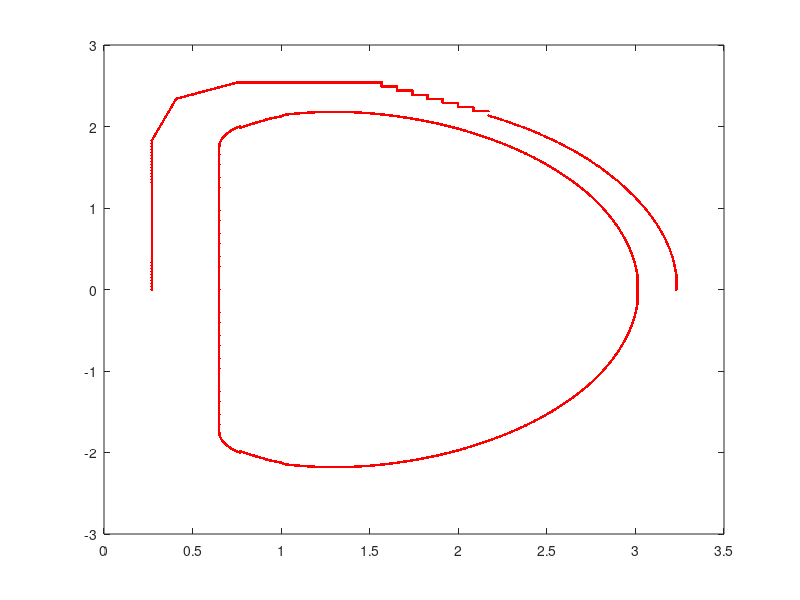

Here is the MATLAB script that generated this plot:
function  [TXX0,TYY0,TXX1,TYY1,TXX2,TYY2]= GetTFParameter(varargin)
% GETTFPARAMETER the short description(H1 line help)
% SYNTAX
% [output] = GETTFPARAMETER(A)
%
% option=1 means the item is necessary, option=0 means the item is optional
% INPUT PARAMETERS
% option  VarName             DataType           Meaning
% 0       num                 int=100            the number of elements
% 0       bHalf               int=0,1            1=only half,0=both 
%
% OUTPUT PARAMETERS
% option    VarName             DataType        Meaning   
% 0         TXX0               double array      outline x coordinates
% 0         TYY0               double array      outline y coordinates
% 0         TXX1               double array      outer x coordinates
% 0         TYY1               double array      outer y coordinates
% 0         TXX2                double array     inner x coordinates
% 0         TYY2               double array      inner y coordinates
% DESCRIPTION
% Exhaustive and long description of functionality of GetTFParameter.
%
% Examples:
% description of example for GetTFParameter
% >> [output] = GetTFParameter(A);
%
% See also:
% ALSO1, ALSO2
%
% References:
% [1] A. Einstein, Die Grundlage der allgemeinen Relativitaetstheorie,
%     Annalen der Physik 49, 769-822 (1916).
% Author: Dr. Xianming SONG
% Email: songxm@swip.ac.cn
% Copyright (c) %Southwestern Institute of Physic, PO. Box 432#, Chengdu, China. 1966-2013
% All Rights Reserved.
% $Revision: 1.0$ Created on: 31-Aug-2013 13:26:10

if nargin==0
    num=100;
    bHalf=0; %only half is got
elseif nargin==1
    if ~isempty(varargin{1}) && isnumeric(varargin{1})
        num=varargin{1};
    else
        num=100;
    end
    bHalf=0;
elseif nargin==2
    if ~isempty(varargin{1}) && isnumeric(varargin{1})
        num=varargin{1};
    else
        num=100;
    end
    if ~isempty(varargin{2}) && isnumeric(varargin{2})
        bHalf=varargin{2};
    else
        bHalf=0;
    end
end

debug=1; %for debug use

if debug
    close all
    hfig=figure('NumberTitle','off','Name','TFparameter','Tag','TF');
    figure(hfig);
    scrsz = get(0,'ScreenSize');
    set(hfig,'Units','pixels')
    set(hfig,'Position',[scrsz(1) scrsz(2)+100 scrsz(3)/2.0 scrsz(4)/1.2])
end


%TF coil parameter without stainless steel shell
%    20*7, toroidal direction 7 coils, 20 sets


% all data in meter
dX=0.38;% straight width in meter
Xbase=0.65; %straight segment inner edge position for base

index=1:num;
%outer
%from straight segment clockwise
TXX=[];
TYY=[];

%outer straight segment
TXX=[TXX Xbase-dX];
TXX=linspace(TXX, TXX,num);

TCY0=3.6580/2; %outer straight segment half height
TYY=linspace(0, TCY0,num);
    
    
%%
if debug
    plot(TXX, TYY,'.r');
end
%arc one over
%%
 

%%
%first oblique line
% oblique line with 530.08mm long, tilting 164.91(74.91 --15.09) degree
LengthOblique=0.53008;  % the length of oblique line
AngleOblique=74.91*pi/180; % the angle of oblique line
XStart=TXX(end);   %x for the start point of the line
YStart=TYY(end);%y for the start point of the line
XEnd=XStart+LengthOblique*cos(AngleOblique);   %x for the end point of the arc
YEnd=YStart+LengthOblique*sin(AngleOblique);    %y for the end point of the arc


TXX=[TXX linspace(XStart,XEnd,num)];
TYY=[TYY linspace(YStart,YEnd,num)];


%first oblique line  over
%%  



%%
%second oblique line
% oblique line with 398.39mm long, tilting 135.09(in 30) degree
LengthOblique=0.39839;  % the length of oblique line
AngleOblique=30*pi/180; % the angle of oblique line
XStart=TXX(end);   %x for the start point of the line
YStart=TYY(end);%y for the start point of the line
XEnd=XStart+LengthOblique*cos(AngleOblique);   %x for the end point of the arc
YEnd=YStart+LengthOblique*sin(AngleOblique);    %y for the end point of the arc

TXX=[TXX linspace(XStart,XEnd,num)];
TYY=[TYY linspace(YStart,YEnd,num)];
%second oblique line  over
%%  

if debug
    plot(TXX, TYY,'.r');
end


    
%%
% horizontal line 
%x=753 stop
% 1420+148-753=815 mm

LengthOblique=0.815;  % the length of horizontal line
AngleOblique=0*pi/180; % the angle of horizontal line
XStart=TXX(end);   %x for the start point of the line
YStart=TYY(end);%y for the start point of the line
XEnd=XStart+LengthOblique*cos(AngleOblique);   %x for the end point of the arc
YEnd=YStart+LengthOblique*sin(AngleOblique);    %y for the end point of the arc


TXX=[TXX linspace(XStart,XEnd,num)];
TYY=[TYY linspace(YStart,YEnd,num)];

% horizontal line over
%%    
 
if debug
    plot(TXX, TYY,'.r');
end


%%
%sawtooth area
for i=1:7
    % sawtooth area with vertical line
    LengthOblique=0.050;  % the length of vertical line
    AngleOblique=-90*pi/180; % the angle of vertical line
    XStart=TXX(end);   %x for the start point of the line
    YStart=TYY(end);%y for the start point of the line
    XEnd=XStart+LengthOblique*cos(AngleOblique);   %x for the end point of the arc
    YEnd=YStart+LengthOblique*sin(AngleOblique);    %y for the end point of the arc
    
    
    TXX=[TXX linspace(XStart,XEnd,num)];
    TYY=[TYY linspace(YStart,YEnd,num)];
    
    % vertical line over
    
    % sawtooth area with horizontal line
    LengthOblique=0.086;  % the length of horizontal line
    AngleOblique=0*pi/180; % the angle of horizontal line
    XStart=TXX(end);   %x for the start point of the line
    YStart=TYY(end);%y for the start point of the line
    XEnd=XStart+LengthOblique*cos(AngleOblique);   %x for the end point of the arc
    YEnd=YStart+LengthOblique*sin(AngleOblique);    %y for the end point of the arc
    
    
    TXX=[TXX linspace(XStart,XEnd,num)];
    TYY=[TYY linspace(YStart,YEnd,num)];
    
    
      % horizontal line over
end
%sawtooth area over
%%    


if debug
    plot(TXX, TYY,'.r');
end


%%
%the oblique line between sawtooth and arc in outer outline
% oblique line with 398.39mm long, tilting 135.09(in 30) degree
% LengthOblique=0.39839;  % the length of oblique line
% AngleOblique=30*pi/180; % the angle of oblique line
% XStart=TXX(end);   %x for the start point of the line
% YStart=TYY(end);%y for the start point of the line
% XEnd=XStart+LengthOblique*cos(AngleOblique);   %x for the end point of the arc
% YEnd=YStart+LengthOblique*sin(AngleOblique);    %y for the end point of the arc
% 
% TXX=[TXX linspace(XStart,XEnd,num)];
% TYY=[TYY linspace(YStart,YEnd,num)];
%second oblique line  over
%%  




%%
%arc K, first outer arc
TR=2.13859;   % outer radius of the circle
TCX=0.999238;  % x for center of the circle
TCY=0.344733; % y for center of the circle

XStart=TXX(end);   %x for the start point of the arc
YStart=TYY(end);%y for the start point of the arc

XEnd=2.808929;   %x for the end point of the arc
YEnd=1.484295;    %y for the end point of the arc

%clockwise,angle is monotonically going down
theta1=acos((XStart-TCX)/TR);
theta2=acos((XEnd-TCX)/TR);
theta=linspace(theta1,theta2,num); %0 to 1 %clockwise theta <0

TXX=[TXX TCX+TR*cos(theta)];
TYY=[TYY TCY+TR*sin(theta)];

d1=sqrt((XStart-TCX)^2+(YStart-TCY)^2);
d2=sqrt((XEnd-TCX)^2+(YEnd-TCY)^2);

%arc K, first outer arc
%%
if debug
    plot(TXX, TYY,'.r');
end

%%
%arc J, second outer arc
TR=2.743042;   % outer radius of the circle
TCX=0.492074;  % x for center of the circle
TCY=0.015805; % y for center of the circle

XStart=TXX(end);   %x for the start point of the arc
YStart=TYY(end);%y for the start point of the arc

XEnd=3.230;   %x for the end point of the arc
YEnd=0.18326;    %y for the end point of the arc

%clockwise,angle is monotonically going down
theta1=acos((XStart-TCX)/TR);
theta2=acos((XEnd-TCX)/TR);
theta=linspace(theta1,theta2,num); %0 to 1 %clockwise theta <0

TXX=[TXX TCX+TR*cos(theta)];
TYY=[TYY TCY+TR*sin(theta)];

d1=sqrt((XStart-TCX)^2+(YStart-TCY)^2);
d2=sqrt((XEnd-TCX)^2+(YEnd-TCY)^2);

%arc J, second outer arc
%%
if debug
    plot(TXX, TYY,'.r');
end
 

%%
%vertical line on equatorial plane
LengthOblique=0.36652/2;  % the length of vertical line
AngleOblique=-90*pi/180; % the angle of vertical line
XStart=TXX(end);   %x for the start point of the line
YStart=TYY(end);%y for the start point of the line
XEnd=XStart+LengthOblique*cos(AngleOblique);   %x for the end point of the arc
YEnd=0;%YStart+LengthOblique*sin(AngleOblique);    %y for the end point of the arc


TXX=[TXX linspace(XStart,XEnd,num)];
TYY=[TYY linspace(YStart,YEnd,num)];
%%

if debug
    plot(TXX, TYY,'.r');
end



%lower outer half
% bHalf=0;
if bHalf==0
    TXX=[TXX fliplr(TXX)];
    TYY=[TYY -fliplr(TYY)];
elseif bHalf==1 
elseif bHalf==2 
    TXX=fliplr(TXX);
    TYY=-fliplr(TYY);
end

%save outer arc
TXX0=TXX;
TYY0=TYY;
%%
%%
% 
% plot(TXX,TYY,'m.')
% plot(TXX,TYY,'m.')
% 







%inner

TXX=[];
TYY=[];

%%
%first inner straight line
LengthOblique=3.490/2;  % the length of straight line
AngleOblique=90*pi/180; % the angle of straight line
XStart=Xbase;   %x for the start point of the line
YStart=0;%y for the start point of the line

XEnd=XStart+LengthOblique*cos(AngleOblique);   %x for the end point of the arc
YEnd=YStart+LengthOblique*sin(AngleOblique);    %y for the end point of the arc


TXX=[TXX linspace(XStart,XEnd,num)];
TYY=[TYY linspace(YStart,YEnd,num)];
% inner straight line over
%%



%%
%arc one
TR=0.34058;   % outer radius of the circle
TCX=0.990575;  % x for center of the circle
TCY=1.745; % y for center of the circle

XStart=TXX(end);   %x for the start point of the arc
YStart=TYY(end);%y for the start point of the arc

XEnd=0.768111;   %x for the end point of the arc
YEnd=1.960692;    %y for the end point of the arc

%clockwise,angle is monotonically going down
theta1=acos((XStart-TCX)/TR);
theta2=acos((XEnd-TCX)/TR);
theta=linspace(theta1,theta2,num); %0 to 1 %clockwise theta <0

TXX=[TXX TCX+TR*cos(theta)];
TYY=[TYY TCY+TR*sin(theta)];


%arc one over
%%

%%
%arc two
TR=1.02935;   % outer radius of the circle
TCX=1.406475;  % x for center of the circle
TCY=1.175598; % y for center of the circle

XStart=TXX(end);   %x for the start point of the arc
YStart=TYY(end);%y for the start point of the arc

XEnd=0.914183;   %x for the end point of the arc
YEnd=2.081199;    %y for the end point of the arc

%clockwise,angle is monotonically going down
theta1=acos((XStart-TCX)/TR);
theta2=acos((XEnd-TCX)/TR);
theta=linspace(theta1,theta2,num); %0 to 1 %clockwise theta <0

TXX=[TXX TCX+TR*cos(theta)];
TYY=[TYY TCY+TR*sin(theta)];


%arc two over
%%




%%
%arc three
TR=0.817;   % outer radius of the circle
TCX=1.297483;  % x for center of the circle
TCY=1.363; % y for center of the circle

XStart=TXX(end);   %x for the start point of the arc
YStart=TYY(end);%y for the start point of the arc

XEnd=1.010788;   %x for the end point of the arc
YEnd=2.128046;    %y for the end point of the arc

%clockwise,angle is monotonically going down
theta1=acos((XStart-TCX)/TR);
theta2=acos((XEnd-TCX)/TR);
theta=linspace(theta1,theta2,num); %0 to 1 %clockwise theta <0

TXX=[TXX TCX+TR*cos(theta)];
TYY=[TYY TCY+TR*sin(theta)];


%arc three over
%%

%%
%arc four
TR=1.08517;   % outer radius of the circle
TCX=1.30085;  % x for center of the circle
TCY=1.094832; % y for center of the circle

XStart=TXX(end);   %x for the start point of the arc
YStart=TYY(end);%y for the start point of the arc

XEnd=1.372798;   %x for the end point of the arc
YEnd=2.177618;    %y for the end point of the arc

%clockwise,angle is monotonically going down
theta1=acos((XStart-TCX)/TR);
theta2=acos((XEnd-TCX)/TR);
theta=linspace(theta1,theta2,num); %0 to 1 %clockwise theta <0

TXX=[TXX TCX+TR*cos(theta)];
TYY=[TYY TCY+TR*sin(theta)];

%arc four over
%%


%%
%arc five
TR=1.23347;   % outer radius of the circle
TCX=1.287529;  % x for center of the circle
TCY=0.947134; % y for center of the circle

XStart=TXX(end);   %x for the start point of the arc
YStart=TYY(end);%y for the start point of the arc

XEnd=1.690331;   %x for the end point of the arc
YEnd=2.113905;    %y for the end point of the arc

%clockwise,angle is monotonically going down
theta1=acos((XStart-TCX)/TR);
theta2=acos((XEnd-TCX)/TR);
theta=linspace(theta1,theta2,num); %0 to 1 %clockwise theta <0

TXX=[TXX TCX+TR*cos(theta)];
TYY=[TYY TCY+TR*sin(theta)];


%arc five over
%%

%%
%arc six
TR=1.506649;   % outer radius of the circle
TCX=1.221585;  % x for center of the circle
TCY=0.68203; % y for center of the circle

XStart=TXX(end);   %x for the start point of the arc
YStart=TYY(end);%y for the start point of the arc

XEnd=2.0011;   %x for the end point of the arc
YEnd=1.97135;    %y for the end point of the arc

%clockwise,angle is monotonically going down
theta1=acos((XStart-TCX)/TR);
theta2=acos((XEnd-TCX)/TR);
theta=linspace(theta1,theta2,num); %0 to 1 %clockwise theta <0

TXX=[TXX TCX+TR*cos(theta)];
TYY=[TYY TCY+TR*sin(theta)];


%arc six over
%%




%%
%arc seven
TR=1.885925;   % outer radius of the circle
TCX=1.021584;  % x for center of the circle
TCY=0.359748; % y for center of the circle

XStart=TXX(end);   %x for the start point of the arc
YStart=TYY(end);%y for the start point of the arc

XEnd=2.454113;   %x for the end point of the arc
YEnd=1.586358;    %y for the end point of the arc

%clockwise,angle is monotonically going down
theta1=acos((XStart-TCX)/TR);
theta2=acos((XEnd-TCX)/TR);
theta=linspace(theta1,theta2,num); %0 to 1 %clockwise theta <0

TXX=[TXX TCX+TR*cos(theta)];
TYY=[TYY TCY+TR*sin(theta)];


%arc seven over
%%


%%
%arc eight
TR=2.216596;   % outer radius of the circle
TCX=0.771247;  % x for center of the circle
TCY=0.1437; % y for center of the circle

XStart=TXX(end);   %x for the start point of the arc
YStart=TYY(end);%y for the start point of the arc

XEnd=2.772719;   %x for the end point of the arc
YEnd=1.096282;    %y for the end point of the arc

%clockwise,angle is monotonically going down
theta1=acos((XStart-TCX)/TR);
theta2=acos((XEnd-TCX)/TR);
theta=linspace(theta1,theta2,num); %0 to 1 %clockwise theta <0

TXX=[TXX TCX+TR*cos(theta)];
TYY=[TYY TCY+TR*sin(theta)];

% d1=sqrt((XStart-TCX)^2+(YStart-TCY)^2);
% d2=sqrt((XEnd-TCX)^2+(YEnd-TCY)^2);

%arc eight over
%%


%%
%arc nine
% format long
TR=2.594625;   % outer radius of the circle
TCX=0.421996;  % x for center of the circle
TCY=-0.001981; % y for center of the circle

XStart=TXX(end);   %x for the start point of the arc
YStart=TYY(end);%y for the start point of the arc

XEnd=3.010;   %x for the end point of the arc
YEnd=0.18326;    %y for the end point of the arc

%clockwise,angle is monotonically going down
theta1=acos((XStart-TCX)/TR);
theta2=acos((XEnd-TCX)/TR);
theta=linspace(theta1,theta2,num); %0 to 1 %clockwise theta <0

TXX=[TXX TCX+TR*cos(theta)];
TYY=[TYY TCY+TR*sin(theta)];




% d1=sqrt((XStart-TCX)^2+(YStart-TCY)^2);
% d2=sqrt((XEnd-TCX)^2+(YEnd-TCY)^2);

%arc nine over
%%


%%
%vertical line on equatorial plane
LengthOblique=0.18326;  % the length of oblique line
AngleOblique=-90*pi/180; % the angle of oblique line
XStart=TXX(end);   %x for the start point of the line
YStart=TYY(end);%y for the start point of the line
XEnd=XStart+LengthOblique*cos(AngleOblique);   %x for the end point of the arc
YEnd=0;%YStart+LengthOblique*sin(AngleOblique);    %y for the end point of the arc


TXX=[TXX linspace(XStart,XEnd,num)];
TYY=[TYY linspace(YStart,YEnd,num)];
%%






% plot(TCX, TCY,'dr');
% plot(XStart, YStart,'dr');
% plot(XEnd, YEnd,'dr');




%%
%arc ten
% TR=0.330;   % outer radius of the circle
% TCX=0.980;  % x for center of the circle
% TCY=1.745; % y for center of the circle
% 
% XStart=TXX(end);   %x for the start point of the arc
% YStart=TYY(end);%y for the start point of the arc
% 
% XEnd=3.010;   %x for the end point of the arc
% YEnd=0.18326;    %y for the end point of the arc
% 
% %clockwise,angle is monotonically going down
% theta1=acos((XStart-TCX)/TR);
% theta2=acos((XEnd-TCX)/TR);
% theta=linspace(theta1,theta2,num); %0 to 1 %clockwise theta <0
% 
% TXX=[TXX TCX+TR*cos(theta)];
% TYY=[TYY TCY+TR*sin(theta)];
% 
% d1=sqrt((XStart-TCX)^2+(YStart-TCY)^2);
% d2=sqrt((XEnd-TCX)^2+(YEnd-TCY)^2);

%arc ten over
%%

% plot(TCX, TCY,'dc');
% plot(XStart, YStart,'dk');
% plot(XEnd, YEnd,'dg');


%lower inner half
if bHalf==0
    TXX=[TXX fliplr(TXX)];
    TYY=[TYY -fliplr(TYY)];
elseif bHalf==1 
elseif bHalf==2 
    TXX=fliplr(TXX);
    TYY=-fliplr(TYY);
end

if debug
    hold on
    plot(TXX, TYY,'.r');
end



